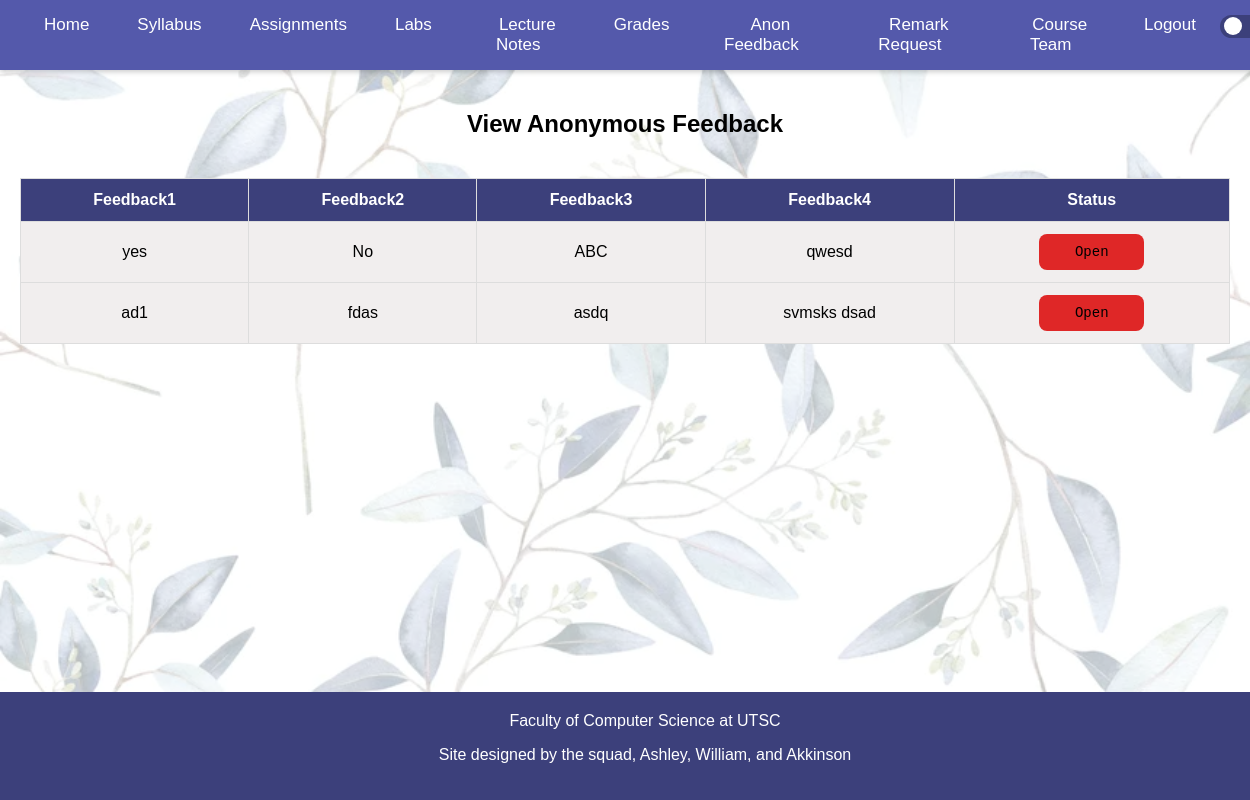
Page /feedback (signed in) on the committed database.
### app.py (models this page shows)
class Feedback(db.Model):
    __tablename__ = 'Feedback'
    id = db.Column(db.Integer, primary_key=True)
    instructor_id = db.Column(db.Integer, db.ForeignKey('Person.id'), nullable=False)
    feedback1 = db.Column(db.String(100), nullable=True)
    feedback2= db.Column(db.String(100), nullable=True)
    feedback3 = db.Column(db.String(100), nullable=True)
    feedback4 = db.Column(db.String(100), nullable=True)
    feedback_status = db.Column(db.String(10), nullable=False, default = 'open')

### app.py (the view, shortened to what this page needs)
@app.route('/feedback', methods=['GET', 'POST'])
def feedback():
    if 'username' in session and session['type'] == 'instructor':
        if request.method == 'GET':
            instructor = Person.query.filter_by(username=session['username']).first()
            allfeedback = Feedback.query.filter_by(instructor_id = instructor.id).all()
            return render_template('feedback.html', feedbacks=allfeedback)
    flash('Please Login')
    return redirect(url_for('login'))

### templates/feedback.html (shortened to what this page needs)
<!DOCTYPE html>
<html lang="en">
<head>
    <link rel="stylesheet" href="{{url_for('static', filename='CSSFiles/index.css')}}" />
    <link rel="stylesheet" href="{{url_for('static', filename='CSSFiles/feedback.css')}}" />
</head>
<body>
    <nav>
        <ul>
            <li><a href="{{ url_for('home')}}">Home</a></li>
            <li><a href="https://www.utsc.utoronto.ca/~bretscher/b20/syllabus.pdf" target="_blank">Syllabus</a></li>
            <li class="dropdown">
                <a href="{{ url_for('assignment')}}">Assignments</a>
            </li>
            <li class="dropdown">
                <a href="{{ url_for('labs')}}">Labs</a>
            </li>
            <li class="dropdown">
                <a href="{{ url_for('lectureNotes')}}">Lecture Notes</a>
            </li>
            <li><a href="{{ url_for('grades')}}">Grades</a></li>
            <li><a href="{{ url_for('feedback')}}">Anon Feedback</a></li>
            {% if session['type'] == 'instructor' %}
            <li><a href="{{ url_for('remarks') }}">Remark Request</a></li>
            {% endif %}
            <li><a href="{{ url_for('team')}}">Course Team</a></li>
            {% if session['username'] %}
                <li><a href="{{ url_for('logout')}}">Logout</a></li>
            {% else %}
                <li><a href="{{ url_for('login')}}">Login</a></li>
            {% endif %}
            <div class="dark-mode-container">
                <label class="dark-mode">
                    <span class="slider"></span>
                </label>
            </div>
        </ul>
    </nav>
    <div class="main">
        {% if session['type'] == 'instructor' %}
            <h2>View Anonymous Feedback</h2>
            <div class="table-container">
                <table>
                    <tr>
                        <th>Feedback1</th>
                        <th>Feedback2</th>
                        <th>Feedback3</th>
                        <th>Feedback4</th>
                        <th>Status</th>
                    </tr>
                    {% for feedback in feedbacks %}
                    <tr>
                        <td>{{ feedback.feedback1 }}</td>
                        <td>{{ feedback.feedback2 }}</td>
                        <td>{{ feedback.feedback3 }}</td>
                        <td>{{ feedback.feedback4 }}</td>
                        <td>
                            <form action="{{ url_for('feedback') }}" method="POST">
                                {% if feedback.feedback_status == 'open' %}
                                    <button type="submit" class="status-btn open">Open </button>
                                {% else %}
                                    <input type="hidden" name="status" value="open">
                                    <button type="submit" class="status-btn reviewed">Reviewed</button>
                                {% endif %}
                            </form>
                        </td>
                    </tr>
                    {% endfor %}
                </table>
            </div>
        {% endif %}
    </div>
    <footer>
        <a href="https://www.utsc.utoronto.ca/cms/computer-science" target="_blank">Faculty of Computer Science at UTSC</a>
        <p>Site designed by the squad, Ashley, William, and Akkinson</p>
    </footer>
</body>
</html>

### static/CSSFiles/index.css (style rules this page uses)
html, body { min-height: 100%; height: auto; margin: 0; padding: 0; display: flex; flex-direction: column; font-family: Arial, sans-serif; background: none; width: 100%; }
nav { position: sticky; top: 0; background-color: #5459ab; padding: 15px 20px; text-align: center; box-shadow: 0 2px 5px rgba(0, 0, 0, 0.2); align-items: center; z-index: 1000; width: 100%; justify-content: space-between; display: flex; }
nav ul { list-style-type: none; padding: 0; margin: 0; display: flex; justify-content: center; width: 100%; }
nav ul li { margin: 0 15px; }
nav ul li a { color: white; text-decoration: none; font-size: 17px; padding: 9px; transition: color 0.3s ease; }
.main { flex: 1; position: relative; padding: 20px; text-align: center; width: 100%; box-sizing: border-box; }
.main::before { content: ""; position: absolute; top: 0; left: 0; width: 100%; height: 100%; background-image: url('back.webp'); background-size: cover; background-position: center; opacity: 0.3; z-index: -1; }
footer { background-color: #3c407b; color: white; text-align: center; padding: 20px; width: 100%; position: relative; }
footer a { color: white; text-decoration: none; }
:root { --bg: white; --text: black; --primary: #5459ab; }
body { background-color: var(--bg); color: var(--text); transition: background-color 0.5s ease, color 0.5s ease; }
.dark-mode { display: flex; align-items: center; gap: 10px; cursor: pointer; color: var(--text); padding-right: -30px; white-space: nowrap; margin-left: auto; flex-shrink: 0; }
.slider { display: inline-block; width: 50px; height: 23px; background-color: #3c407b; border-radius: 34px; position: relative; transition: background-color 0.4s; margin: 0; padding: 0; }
.slider:before { position: absolute; content: ""; height: 18px; width: 18px; background-color: white; border-radius: 50%; left: 4px; bottom: 3px; transition: 0.4s; }

### static/CSSFiles/feedback.css (style rules this page uses)
body, html { margin: 0; padding: 0; height: 100%; width: 100%; background-size: cover; background-repeat: no-repeat; background-position: center; background-attachment: fixed; }
label { font-family:'Trebuchet MS', 'Lucida Sans Unicode', 'Lucida Grande', 'Lucida Sans', Arial, sans-serif; }
table { width: 100%; max-width: 1500px; margin: 0 auto; border-collapse: collapse; margin-top: 20px; background-color: rgb(241, 238, 238); }
th, td { padding: 12px; text-align: center; border: 1px solid #ddd; background-color: rgb(241, 238, 238); }
th { background-color: #3c407b; color: white; font-weight: bold; }
.table-container { margin-top: 40px; }
footer { background-color: #3c407b; color: white; text-align: center; padding: 20px; width: 100%; bottom: 0; }
footer a { color: white; text-decoration: none; }
.status-btn { width: 105px; padding: 10px 20px; font-size: 14px; cursor: pointer; border-radius: 8px; border: none; transition: background-color 0.3s ease; background-color: #bdbdbf; text-align: center; font-family: monospace; white-space: nowrap; }
.status-btn.open { background-color: rgb(223, 39, 39); }

### rows in the picture
Feedback: feedback1 "yes", feedback2 "No", feedback3 "ABC", feedback4 "qwesd", feedback_status "Open"
Feedback: feedback1 "ad1", feedback2 "fdas", feedback3 "asdq", feedback4 "svmsks dsad", feedback_status "Open"
